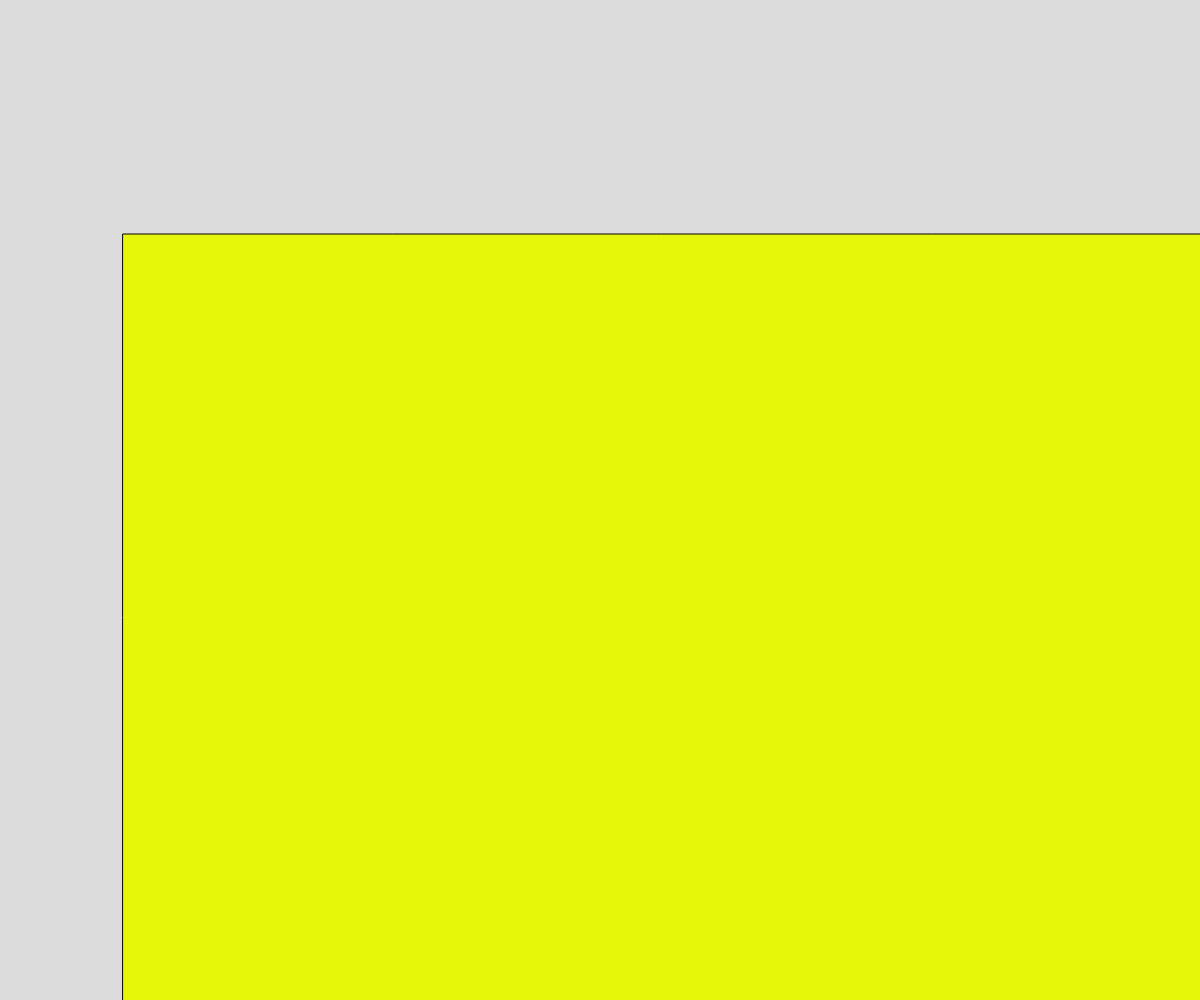
Frame 1 (no input)
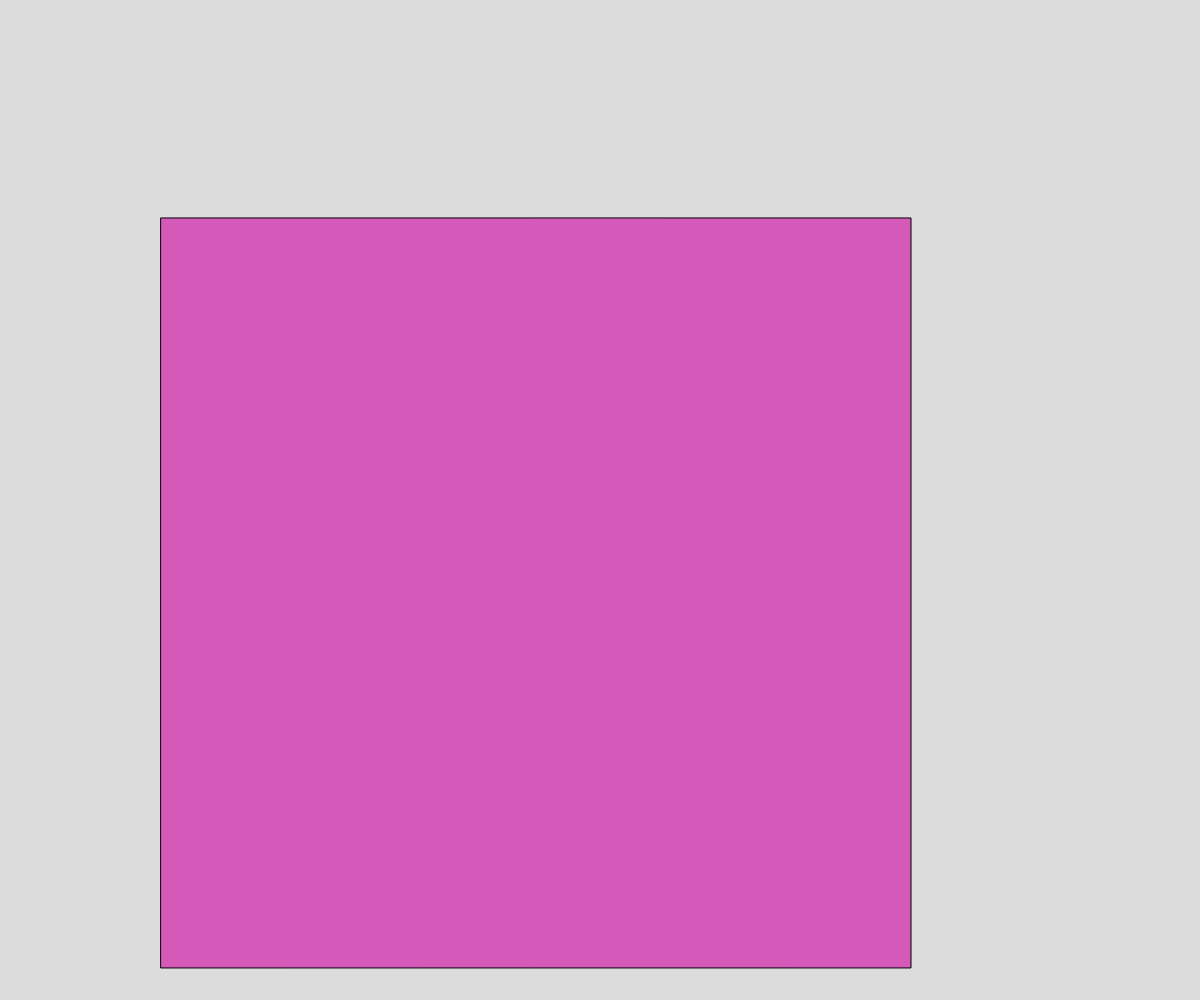
Frame 60 (no input)
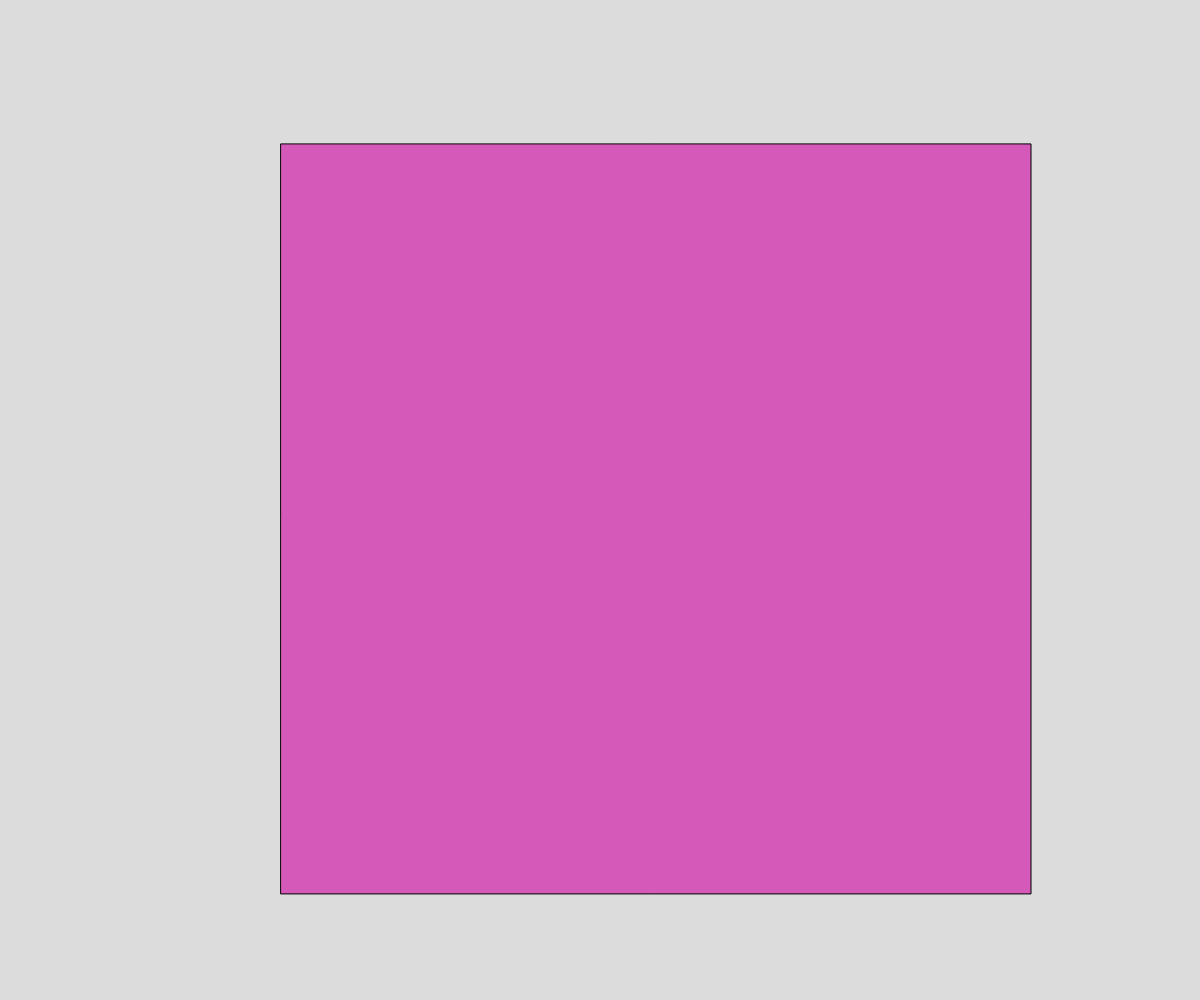
Frame 120 (the mouse pressed at the canvas centre since frame 60)

The p5.js sketch that drew these frames (run headless with seeded random() and noise() and a simulated clock; from frame 60 on, the mouse is pressed at the canvas centre):

// p5.js sketch
// ── sketch.js
let boxSize = 5000;
let posX = 123;
let posY = 234;

let vitX = 2;
let vitY = 1.234;

let r = Math.random() * 255;
let v = Math.random() * 255;
let b = Math.random() * 255;

let growth = -50;

function setup() {
  createCanvas(windowWidth, windowHeight);
  print (r,v,b)
}

function draw() {
  background(220);
  fill (r,v,b);
  square(posX, posY, boxSize);

  posX += vitX;
  posY += vitY;

  if (posX + boxSize > width || posX < 0) {
      vitX *= -1;
      BounceManager()
  }

  
  if (posY + boxSize > height || posY < 0) {
      vitY *= -1;
      BounceManager()
  }
}



function BounceManager (){

  r = Math.random () * 255;
  v = Math.random () * 255;
  b = Math.random () * 255;
  boxSize += growth;



}
